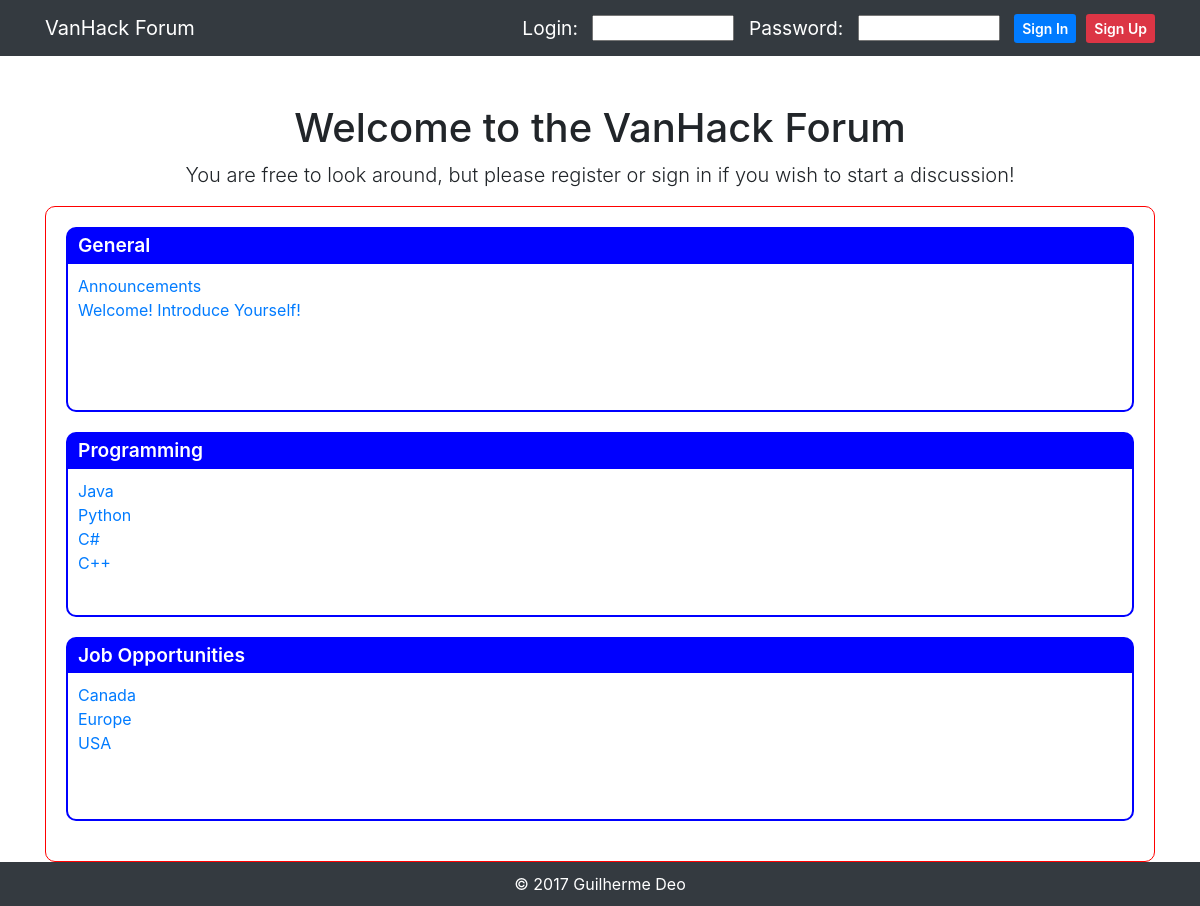
The app's page /forum/ with its own data.
### forum/models.py (models this page shows)
class Section(models.Model):
	def __str__(self):
		return self.section_title
	section_title	= models.CharField(primary_key = True, unique = True, max_length = 50)

class Subsection(models.Model):
	def __str__(self):
		return self.subsection_title
	subsection_title	= models.CharField(max_length = 50)
	subsection_section	= models.ForeignKey(
							'Section',
							on_delete = models.CASCADE,
	)

### forum/views.py (the view)
# urls.py: path('', views.index, name='index'),
def index(request):
	sections = get_list_or_404(Section)
	return render(request, 'forum/index.html', {'sections': sections})

### forum/templates/forum/index.html
{% extends 'forum/base.html' %}
{% block content %}
      <div class="row">
        <div class="col-lg-12 text-center">
		{% if not user.is_authenticated %}
          <h1 class="mt-5">Welcome to the VanHack Forum</h1>
          <p class="lead">You are free to look around, but please register or sign in if you wish to start a discussion!</p>
		{% else %}
		  <h1 class="mt-5" style="margin-bottom: 50px;">Hello {{ user }}, welcome to the VanHack Forum</h1>
		{% endif %}
        </div>
      </div>
	  <div id="forumBoard">
	    {% for section in sections %}
			<div class="sectionHeader">
				{{ section }}
			</div>
			<div class="forumSection">
			{% for subsection in section.subsection_set.all %}
				<div>
					<a href="/forum/{{ subsection.id }}/{{ subsection.subsection_title }}">{{ subsection }}</a>
				</div>
			{% endfor %}
			</div>
		{% endfor %}
	  </div>
{% endblock %}

### forum/static/css/custom.css (style rules this page uses)
html { height: 100%; }
body { display: flex; flex-direction: column; height: 100%; }
#forumBoard { width: 100%; padding: 20px; border: 1px solid red; border-radius: 10px; }
.forumSection { width: 100%; height: 150px; padding: 10px; border: 2px solid blue; border-bottom-left-radius: 10px; border-bottom-right-radius: 10px; margin-bottom: 20px; }
.sectionHeader { width: 100%; padding: 2px; color: white; font-size: 1.2em; font-weight: 600; padding-left: 10px; background-color: blue; border: 2px solid blue; border-bottom: 0px; border-top-left-radius: 10px; border-top-right-radius: 10px; }

### forum/templates/forum/base.html (style rules this page uses)
body { padding-top: 54px; }
@media (min-width: 992px) { body { padding-top: 56px; } }

### records on screen
Section: section_title "General"
Subsection: subsection_title "Announcements"
Subsection: subsection_title "Welcome! Introduce Yourself!"
Section: section_title "Programming"
Subsection: subsection_title "Java"
Subsection: subsection_title "Python"
Subsection: subsection_title "C#"
Subsection: subsection_title "C++"
Section: section_title "Job Opportunities"
Subsection: subsection_title "Canada"
Subsection: subsection_title "Europe"
Subsection: subsection_title "USA"
